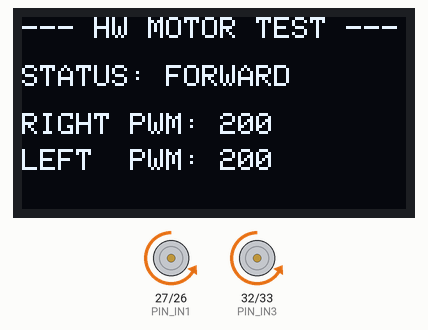
This sketch was run on a simulated ESP32. Parts: 128×64 one-colour display, motor-driver pin pairs drawn as motors (green arrow = first pin HIGH = forward, orange = second pin HIGH = backward, longer = more drive, scaled by the enable pin). What the sketch prints to the serial monitor is not drawn.

Above: at 1.3 s.
At 4.9 s:
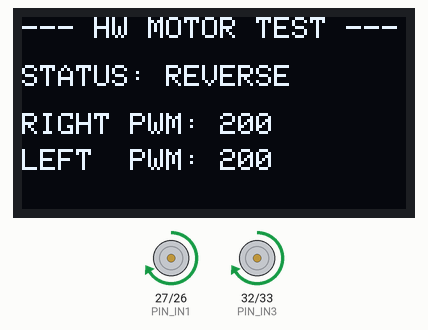
At 8.4 s:
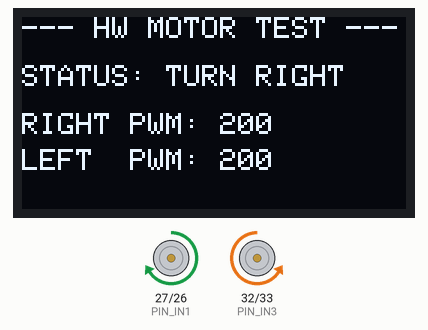
At 13.5 s:
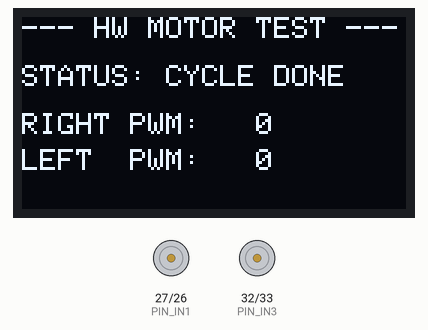
Timing chart, 0 to 40.0 s (numbered marks = the images above):
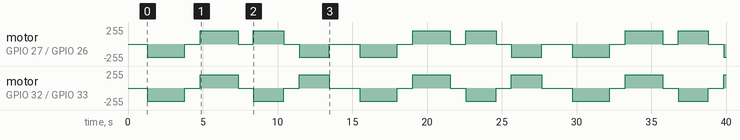

The sketch:

motor_test.ino
```cpp
/*
 * ============================================================================
 * モーター & L298N ハードウェア単体自動診断スケッチ
 * 目的: BLE通信やWeb UIを経由せず、配線・電源・モーターの正常性を直接検証する
 * ============================================================================
 */

#include <Wire.h>
#include <Adafruit_GFX.h>
#include <Adafruit_SSD1306.h>

#define SCREEN_WIDTH 128
#define SCREEN_HEIGHT 64
#define OLED_RESET -1
#define SCREEN_ADDRESS 0x3C
#define OLED_SDA_PIN 21
#define OLED_SCL_PIN 22

Adafruit_SSD1306 display(SCREEN_WIDTH, SCREEN_HEIGHT, &Wire, OLED_RESET);

// ピンアサイン
const int PIN_ENA = 14;  // 右モーター PWM
const int PIN_IN1 = 27;  // 右モーター 方向1
const int PIN_IN2 = 26;  // 右モーター 方向2

const int PIN_IN3 = 32;  // 左モーター 方向1
const int PIN_IN4 = 33;  // 左モーター 方向2
const int PIN_ENB = 25;  // 左モーター PWM

const int PWM_FREQ = 30000;
const int PWM_RESOLUTION = 8;

void setupPWM() {
#if defined(ESP_ARDUINO_VERSION_MAJOR) && (ESP_ARDUINO_VERSION_MAJOR >= 3)
  ledcAttach(PIN_ENA, PWM_FREQ, PWM_RESOLUTION);
  ledcAttach(PIN_ENB, PWM_FREQ, PWM_RESOLUTION);
#else
  ledcSetup(0, PWM_FREQ, PWM_RESOLUTION);
  ledcAttachPin(PIN_ENA, 0);
  ledcSetup(1, PWM_FREQ, PWM_RESOLUTION);
  ledcAttachPin(PIN_ENB, 1);
#endif
}

void writePWM(int pin, int channel, int value) {
  int duty = constrain(value, 0, 255);
#if defined(ESP_ARDUINO_VERSION_MAJOR) && (ESP_ARDUINO_VERSION_MAJOR >= 3)
  ledcWrite(pin, duty);
#else
  ledcWrite(channel, duty);
#endif
}

void setMotors(int in1, int in2, int in3, int in4, int speedR, int speedL) {
  digitalWrite(PIN_IN1, in1);
  digitalWrite(PIN_IN2, in2);
  digitalWrite(PIN_IN3, in3);
  digitalWrite(PIN_IN4, in4);
  writePWM(PIN_ENA, 0, speedR);
  writePWM(PIN_ENB, 1, speedL);
}

void updateOLED(const char* status, int speedR, int speedL) {
  display.clearDisplay();
  display.setTextColor(SSD1306_WHITE);
  display.setTextSize(1);
  display.setCursor(0, 0);
  display.println("--- HW MOTOR TEST ---");
  display.setCursor(0, 16);
  display.printf("STATUS: %s\n", status);
  display.setCursor(0, 32);
  display.printf("RIGHT PWM: %3d\n", speedR);
  display.setCursor(0, 44);
  display.printf("LEFT  PWM: %3d\n", speedL);
  display.display();
}

void setup() {
  Serial.begin(115200);
  delay(200);
  Serial.println("\n\n========================================");
  Serial.println("  ESP32 Hardware Diagnostic Test Start  ");
  Serial.println("========================================");

  Wire.begin(OLED_SDA_PIN, OLED_SCL_PIN);
  if (display.begin(SSD1306_SWITCHCAPVCC, SCREEN_ADDRESS)) {
    display.clearDisplay();
    display.setTextSize(1);
    display.setTextColor(SSD1306_WHITE);
    display.setCursor(10, 20);
    display.println("STARTING TEST...");
    display.display();
  }

  pinMode(PIN_IN1, OUTPUT);
  pinMode(PIN_IN2, OUTPUT);
  pinMode(PIN_IN3, OUTPUT);
  pinMode(PIN_IN4, OUTPUT);

  setupPWM();
  setMotors(LOW, LOW, LOW, LOW, 0, 0);
  delay(1000);
}

void loop() {
  // 1. 前進テスト (PWM 200)
  Serial.println("[TEST 1/4] FORWARD (PWM: 200)");
  updateOLED("FORWARD", 200, 200);
  setMotors(LOW, HIGH, LOW, HIGH, 200, 200);
  delay(2500);

  // 2. 停止 (1秒)
  Serial.println("[PAUSE] STOP");
  updateOLED("STOP", 0, 0);
  setMotors(LOW, LOW, LOW, LOW, 0, 0);
  delay(1000);

  // 3. 後退テスト (PWM 200)
  Serial.println("[TEST 2/4] REVERSE (PWM: 200)");
  updateOLED("REVERSE", 200, 200);
  setMotors(HIGH, LOW, HIGH, LOW, 200, 200);
  delay(2500);

  // 4. 停止 (1秒)
  Serial.println("[PAUSE] STOP");
  updateOLED("STOP", 0, 0);
  setMotors(LOW, LOW, LOW, LOW, 0, 0);
  delay(1000);

  // 5. 右旋回テスト
  Serial.println("[TEST 3/4] TURN RIGHT (PWM: 200)");
  updateOLED("TURN RIGHT", 200, 200);
  setMotors(HIGH, LOW, LOW, HIGH, 200, 200);
  delay(2000);

  // 6. 停止 (1秒)
  Serial.println("[PAUSE] STOP");
  updateOLED("STOP", 0, 0);
  setMotors(LOW, LOW, LOW, LOW, 0, 0);
  delay(1000);

  // 7. 左旋回テスト
  Serial.println("[TEST 4/4] TURN LEFT (PWM: 200)");
  updateOLED("TURN LEFT", 200, 200);
  setMotors(LOW, HIGH, HIGH, LOW, 200, 200);
  delay(2000);

  // 8. 停止 (2秒)
  Serial.println("[CYCLE COMPLETE] STOPPING FOR 2s");
  updateOLED("CYCLE DONE", 0, 0);
  setMotors(LOW, LOW, LOW, LOW, 0, 0);
  delay(2000);
}
```

Measured:
- by itself, motor on GPIO 27 (PIN_IN1) / GPIO 26 (PIN_IN2): repeats every 14.2 s: stopped 1.0 s, forward 199/255 2.5 s, stopped 1.0 s, forward 199/255 2.0 s, stopped 1.0 s, backward 199/255 2.0 s, stopped 2.0 s, backward 199/255 2.5 s
- by itself, motor on GPIO 32 (PIN_IN3) / GPIO 33 (PIN_IN4): repeats every 14.2 s: stopped 1.0 s, forward 199/255 2.5 s, stopped 1.0 s, backward 199/255 2.0 s, stopped 1.0 s, forward 199/255 2.0 s, stopped 2.0 s, backward 199/255 2.5 s
- what the display in image 0 shows lasts 2.5 s, from 1.3 s to 3.8 s
- what the display in image 2 shows lasts 2.0 s, from 8.4 s to 10.4 s
